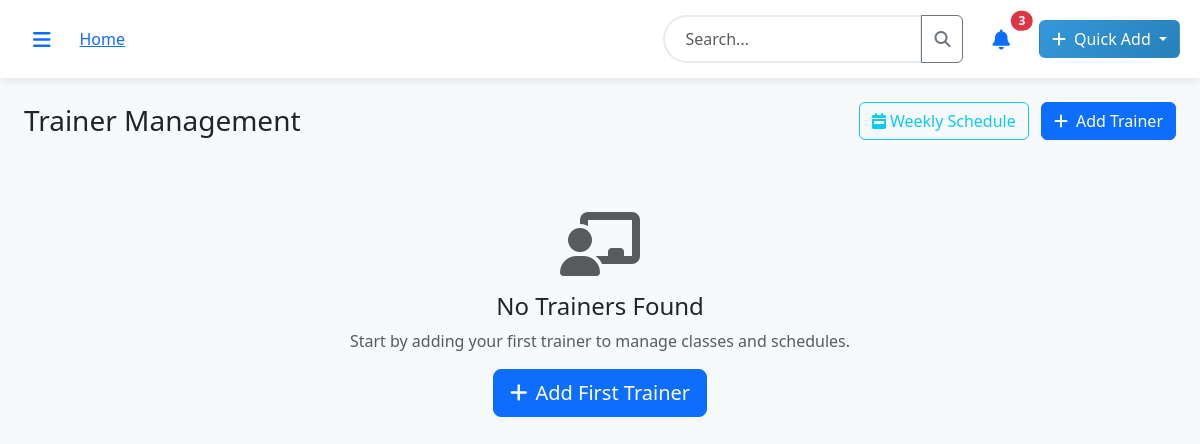
Before: /trainers (signed in) with the older database file.
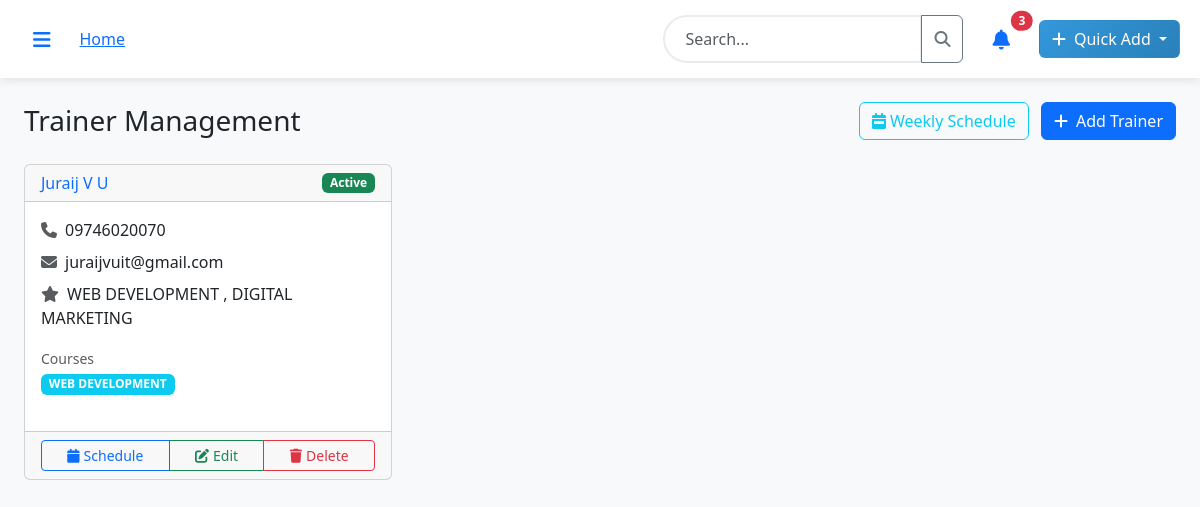
After: the same page with the newer database file.
### models.py (models this page shows, shortened)
class Trainer(db.Model):
    id = db.Column(db.Integer, primary_key=True)
    name = db.Column(db.String(100), nullable=False)
    phone = db.Column(db.String(20), nullable=False)
    email = db.Column(db.String(120), nullable=False, unique=True)
    specialization = db.Column(db.String(200))
    is_active = db.Column(db.Boolean, default=True)
    created_at = db.Column(db.DateTime, default=datetime.utcnow)
    trainer_courses = db.relationship('TrainerCourse', backref='trainer', cascade='all, delete-orphan')
    class_schedules = db.relationship('ClassSchedule', backref='trainer')
    @property
    def courses(self):
        return [tc.course for tc in self.trainer_courses]

class Course(db.Model):
    id = db.Column(db.Integer, primary_key=True)
    name = db.Column(db.String(200), nullable=False)
    slug = db.Column(db.String(200), unique=True)
    description = db.Column(db.Text)
    price = db.Column(db.Float, nullable=False)
    duration = db.Column(db.String(50))  # e.g., "3 months", "6 weeks"
    duration_type = db.Column(db.String(20))  # weeks, months, days
    category = db.Column(db.String(100))
    is_active = db.Column(db.Boolean, default=True)
    max_students = db.Column(db.Integer, default=20)
    key_points = db.Column(db.Text)  # JSON string of key points
    created_at = db.Column(db.DateTime, default=datetime.utcnow)
    students = db.relationship('Student', backref='course')

### routes.py (the view)
@main.route("/trainers")
@login_required
def trainers():
    trainers = Trainer.query.filter_by(is_active=True).all()
    trainer_form = TrainerForm()
    return render_template("trainers.html", trainers=trainers, trainer_form=trainer_form)

### forms.py
class TrainerForm(FlaskForm):
    name = StringField('Trainer Name', validators=[DataRequired(), Length(max=100)])
    phone = StringField('Phone Number', validators=[DataRequired(), Length(max=20)])
    email = StringField('Email', validators=[DataRequired(), Email(), Length(max=120)])
    specialization = StringField('Specialization', validators=[Optional(), Length(max=200)])
    course_ids = SelectMultipleField('Courses', coerce=int, validators=[DataRequired()])
    is_active = BooleanField('Active', default=True)
    def __init__(self, *args, **kwargs):
        super(TrainerForm, self).__init__(*args, **kwargs)
        from models import Course
        self.course_ids.choices = [(c.id, c.name) for c in Course.query.filter_by(is_active=True).all()]

### app.py (called while the page is built)
@login_manager.user_loader
def load_user(user_id):
    from models import User
    return User.query.get(int(user_id))

### templates/trainers.html (shortened to what this page needs)
{% extends "base.html" %}
{% block content %}
<div class="container-fluid">
    <div class="d-flex justify-content-between align-items-center mb-4">
        <h1 class="h3 mb-0 text-gray-800">Trainer Management</h1>
        <div>
            <a href="{{ url_for('main.weekly_schedule') }}" class="btn btn-outline-info me-2">
                <i class="fas fa-calendar-week me-1"></i>Weekly Schedule
            </a>
            <button class="btn btn-primary" data-bs-toggle="modal" data-bs-target="#addTrainerModal">
                <i class="fas fa-plus me-2"></i>Add Trainer
            </button>
        </div>
    </div>
    <div class="row">
        {% for trainer in trainers %}
        <div class="col-md-6 col-lg-4 mb-4">
            <div class="card h-100">
                <div class="card-header d-flex justify-content-between align-items-center">
                    <h6 class="m-0 font-weight-bold text-primary">{{ trainer.name }}</h6>
                    {% if trainer.is_active %}
                        <span class="badge bg-success">Active</span>
                    {% else %}
                        <span class="badge bg-secondary">Inactive</span>
                    {% endif %}
                </div>
                <div class="card-body">
                    <div class="mb-2">
                        <i class="fas fa-phone me-2 text-muted"></i>{{ trainer.phone }}
                    </div>
                    <div class="mb-2">
                        <i class="fas fa-envelope me-2 text-muted"></i>{{ trainer.email }}
                    </div>
                    {% if trainer.specialization %}
                    <div class="mb-3">
                        <i class="fas fa-star me-2 text-muted"></i>{{ trainer.specialization }}
                    </div>
                    {% endif %}
                    <div class="mb-3">
                        <label class="text-muted small">Courses</label>
                        <div>
                            {% for course in trainer.courses %}
                                <span class="badge bg-info me-1 mb-1">{{ course.name }}</span>
                            {% else %}
                                <span class="text-muted">No courses assigned</span>
                            {% endfor %}
                        </div>
                    </div>
                </div>
                <div class="card-footer">
                    <div class="btn-group w-100" role="group">
                        <a href="{{ url_for('main.trainer_schedule', id=trainer.id) }}" class="btn btn-outline-primary btn-sm">
                            <i class="fas fa-calendar me-1"></i>Schedule
                        </a>
                        <button class="btn btn-outline-success btn-sm" onclick="editTrainer({{ trainer.id }})">
                            <i class="fas fa-edit me-1"></i>Edit
                        </button>
                        <button class="btn btn-outline-danger btn-sm" onclick="deleteTrainer({{ trainer.id }})">
                            <i class="fas fa-trash me-1"></i>Delete
                        </button>
                    </div>
                </div>
            </div>
        </div>
        {% else %}
        <div class="col-12">
            <div class="text-center py-5">
                <i class="fas fa-chalkboard-teacher fa-4x text-muted mb-3"></i>
                <h4>No Trainers Found</h4>
                <p class="text-muted">Start by adding your first trainer to manage classes and schedules.</p>
                <button class="btn btn-primary btn-lg" data-bs-toggle="modal" data-bs-target="#addTrainerModal">
                    <i class="fas fa-plus me-2"></i>Add First Trainer
                </button>
            </div>
        </div>
        {% endfor %}
    </div>
</div>
{% endblock %}

Changed rows visible on the page:
added Trainer: name "Juraij V U", is_active "Active", phone "09746020070", email "juraijvuit@gmail.com", specialization "WEB DEVELOPMENT , DIGITAL MARKETING"
added Course: name "WEB DEVELOPMENT"
Other visible differences:
text no longer shown: "No Trainers Found Start by adding your first trainer to manage classes and schedules. Add First Trainer"
